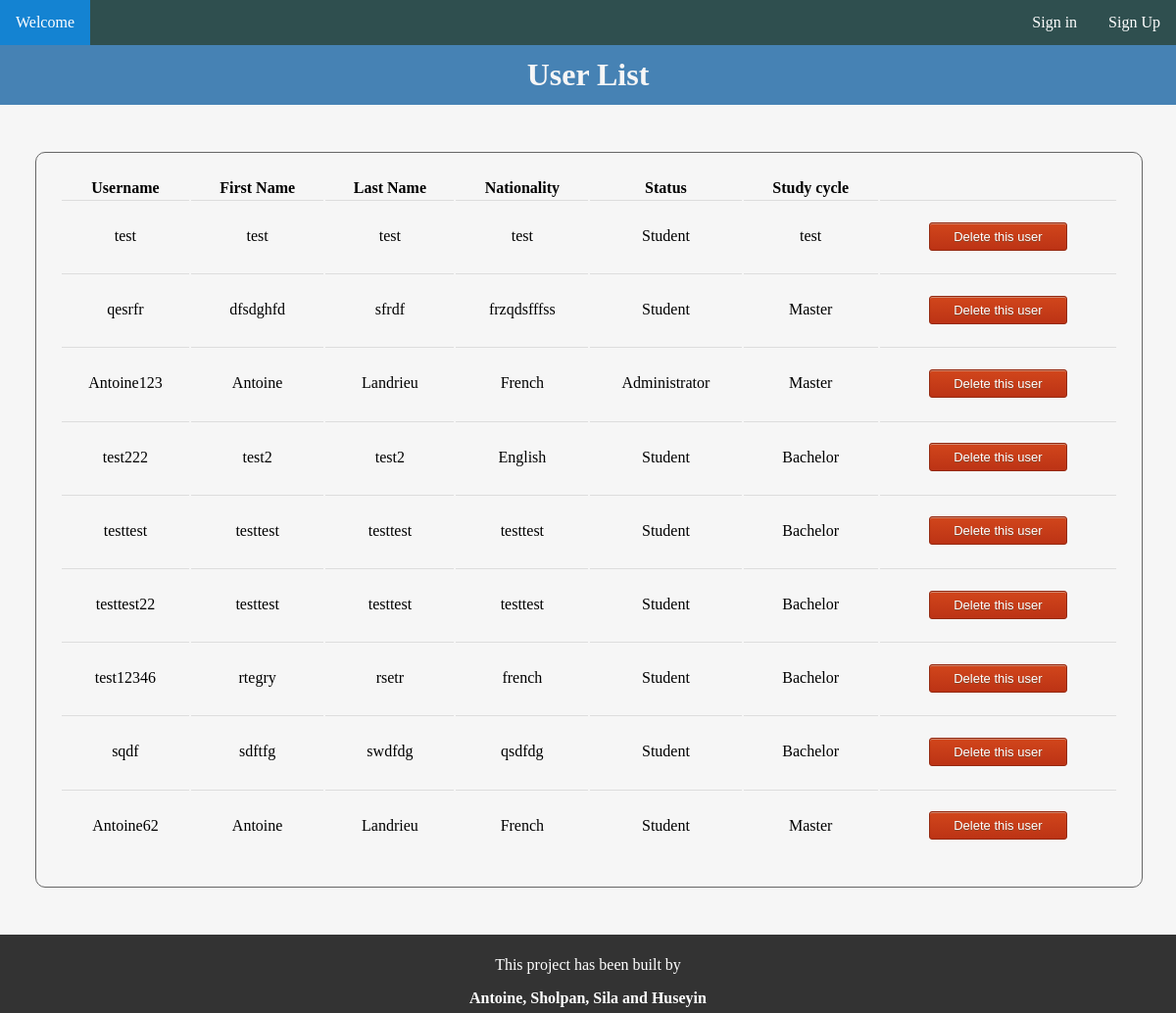
Page /UserList.php on the earlier database version.
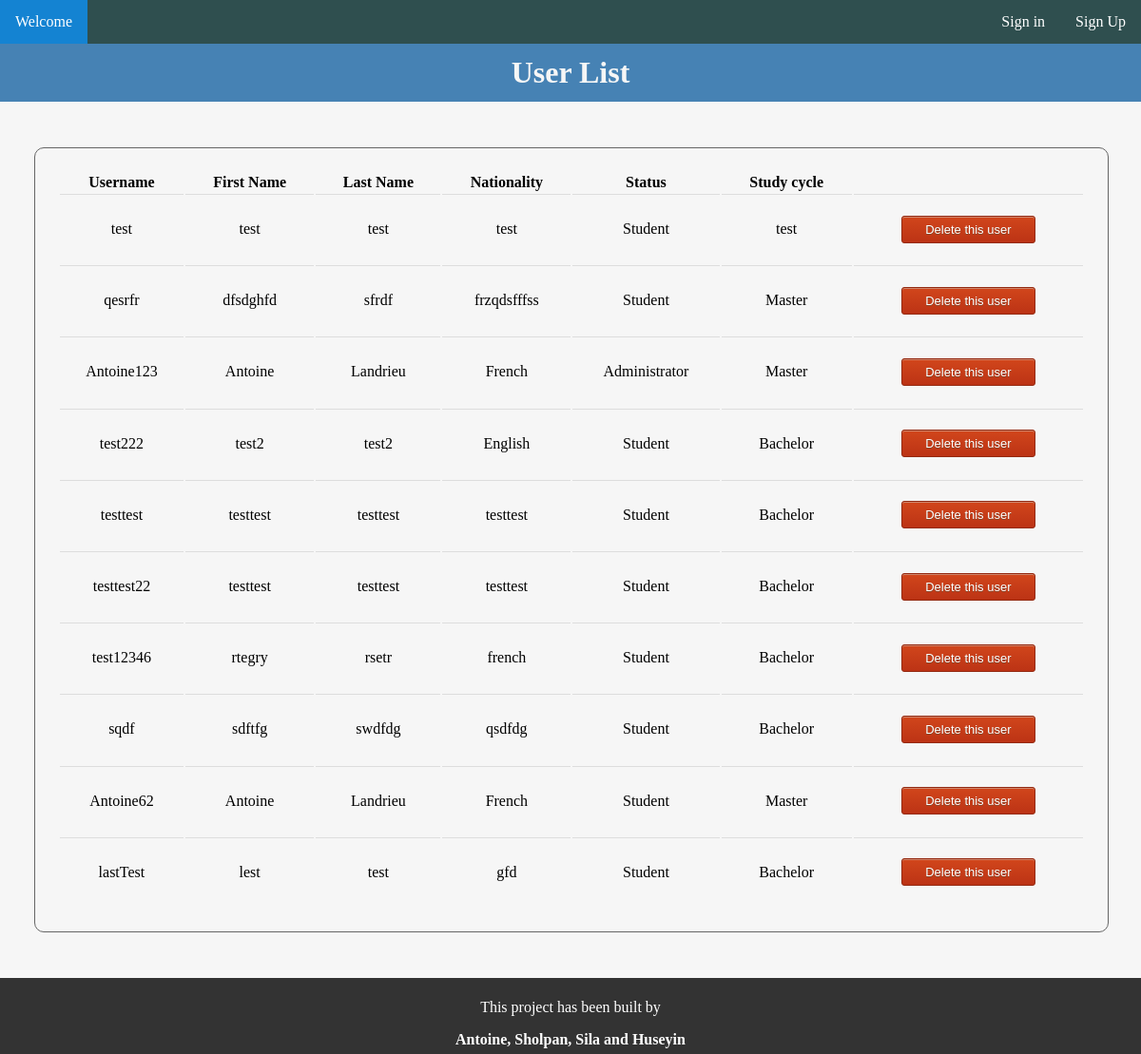
Same page on the later database version.
### tables this page shows
CREATE TABLE IF NOT EXISTS `user` (
  `IdU` bigint(20) NOT NULL AUTO_INCREMENT,
  `Username` varchar(255) NOT NULL,
  `FirstName` varchar(255) NOT NULL,
  `Surname` varchar(255) NOT NULL,
  `DateOfBirth` date NOT NULL,
  `Nationality` varchar(255) NOT NULL,
  `Sex` varchar(255) NOT NULL,
  `StudyCycle` varchar(255) DEFAULT NULL,
  `FieldOfEducation` varchar(255) NOT NULL,
  `status` varchar(11) NOT NULL,
  `Email` varchar(255) NOT NULL,
  `pwd` varchar(255) NOT NULL,
  `Phone` varchar(20) NOT NULL,
  `DateArrival` date DEFAULT NULL,
  `DateDeparture` date DEFAULT NULL,
  `IdUnivers` bigint(20) DEFAULT NULL,
  PRIMARY KEY (`IdU`),
  UNIQUE KEY `Username` (`Username`)
);

### UserList.php (the view, shortened to what this page needs)
<?php
 include("include/Head.php"); ?>
    <?php
    include("include/Header.php");
    include("include/nav.php");
    ?>
<div>
<h1 class="whereFrom">User List</h1>
<div class="List">
    <table>
        <tr>
            <th>Username</th>
            <th>First Name</th>
            <th>Last Name</th>
            <th>Nationality</th>
            <th>Status</th>
            <th>Study cycle</th>
        </tr>
        <?php
        include("include/Configuration.php");
        $UserList = $bdd->query('SELECT * FROM user');
        while ($User = $UserList->fetch())
        {
            ?>
            <tr>
                <td><?php echo $User['Username'] ?></td>
                <td><?php echo $User['FirstName'] ?></td>
                <td><?php echo $User['Surname'] ?></td>
                <td><?php echo $User['Nationality'] ?></td>
                <td><?php
                        if($User['status'] == 1)
                        { echo "Student";}
                        if($User['status'] == 3)
                        { echo "Administrator";}
                        ?></td>
                <td><?php echo $User['StudyCycle'] ?></td>
                <td><form name="EditMyProfil" method="post" action="DeleteUser.php">
                        <button class="myButton">Delete this user</button>
                    </form>
                </td>
            </tr>
            <?php
        }
        ?>
        </table>
</div>
</div>
<?php include("include/footer.php"); ?>

Differences in the rows shown:
added user: Username "lastTest", FirstName "lest", Surname "test", Nationality "gfd", status "Student", StudyCycle "Bachelor"
